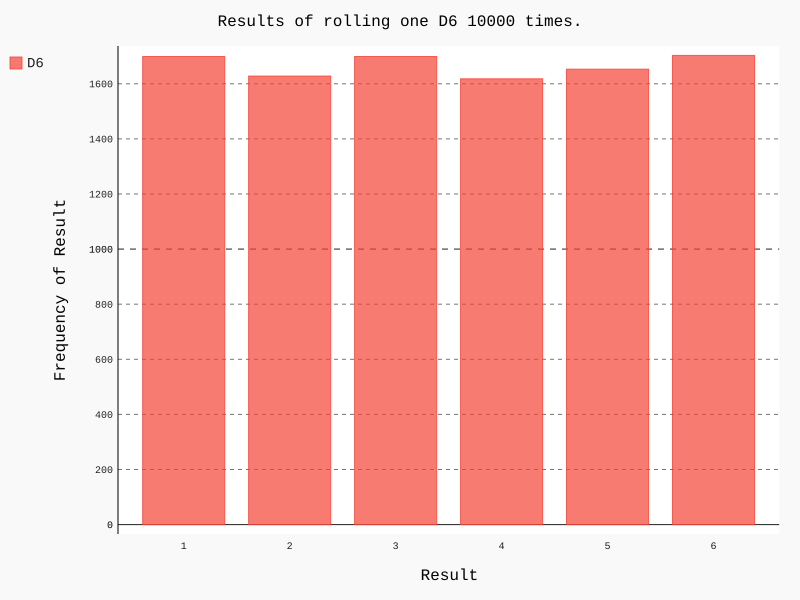

The script that drew this image:
# -*- coding:UTF-8-*-
from die import Die
import pygal

#创建一个D6
die=Die()

#掷几次骰子，并将结果存储在一个列表中
results=[]
for roll_num in  range(10000):
    result=die.roll()
    results.append(result)

#分析结果
frequencies=[]
for value in range(1,die.num_sides+1):
    frequency=results.count(value)
    frequencies.append(frequency)

#对结果进行可视化
hist=pygal.Bar()

hist.title="Results of rolling one D6 10000 times."
hist.x_labels=['1','2','3','4','5','6']
hist.x_title="Result"
hist.y_title="Frequency of Result"

hist.add('D6',frequencies)
hist.render_to_file('die_visual.svg')

#print(frequencies)
